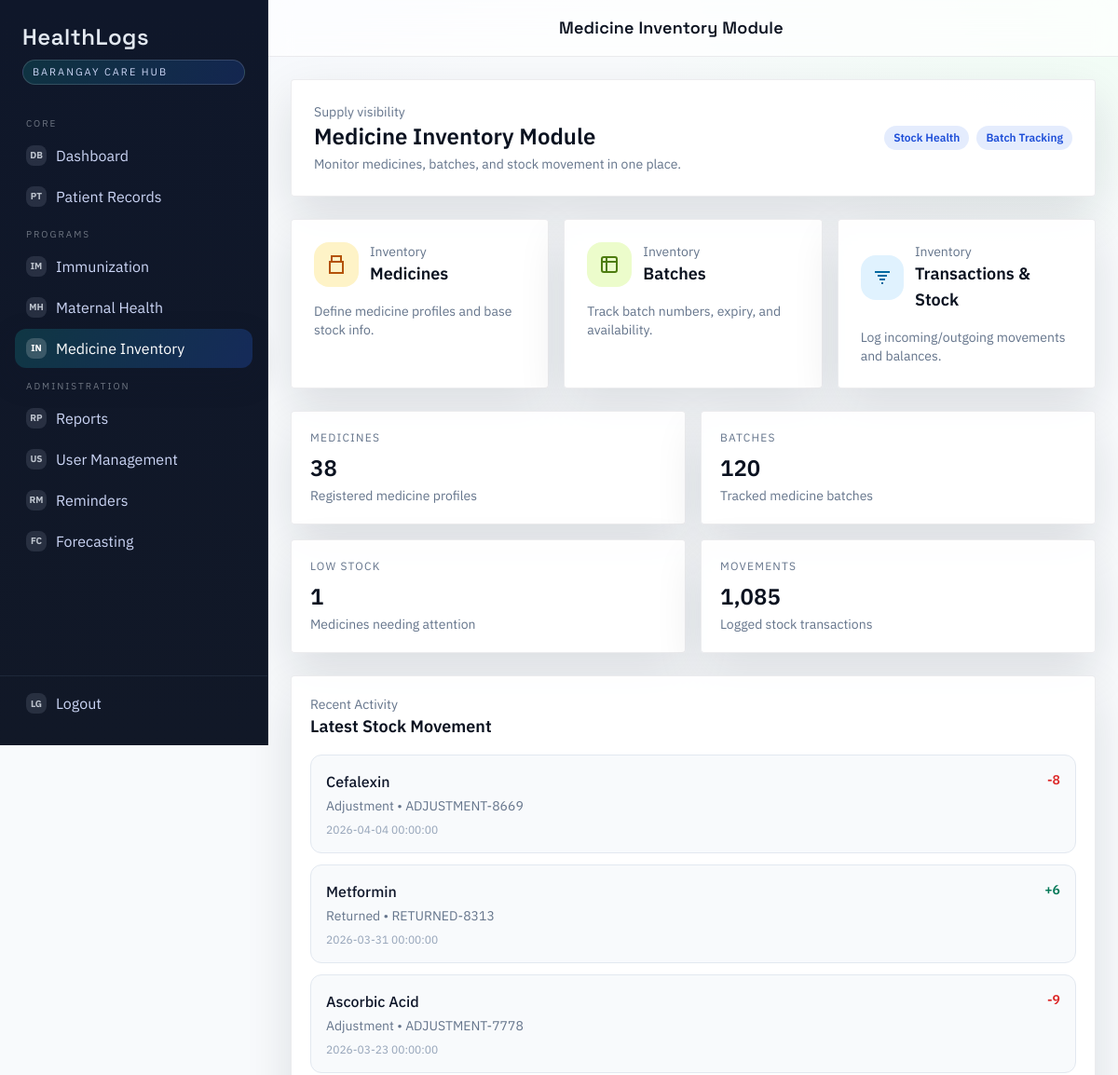
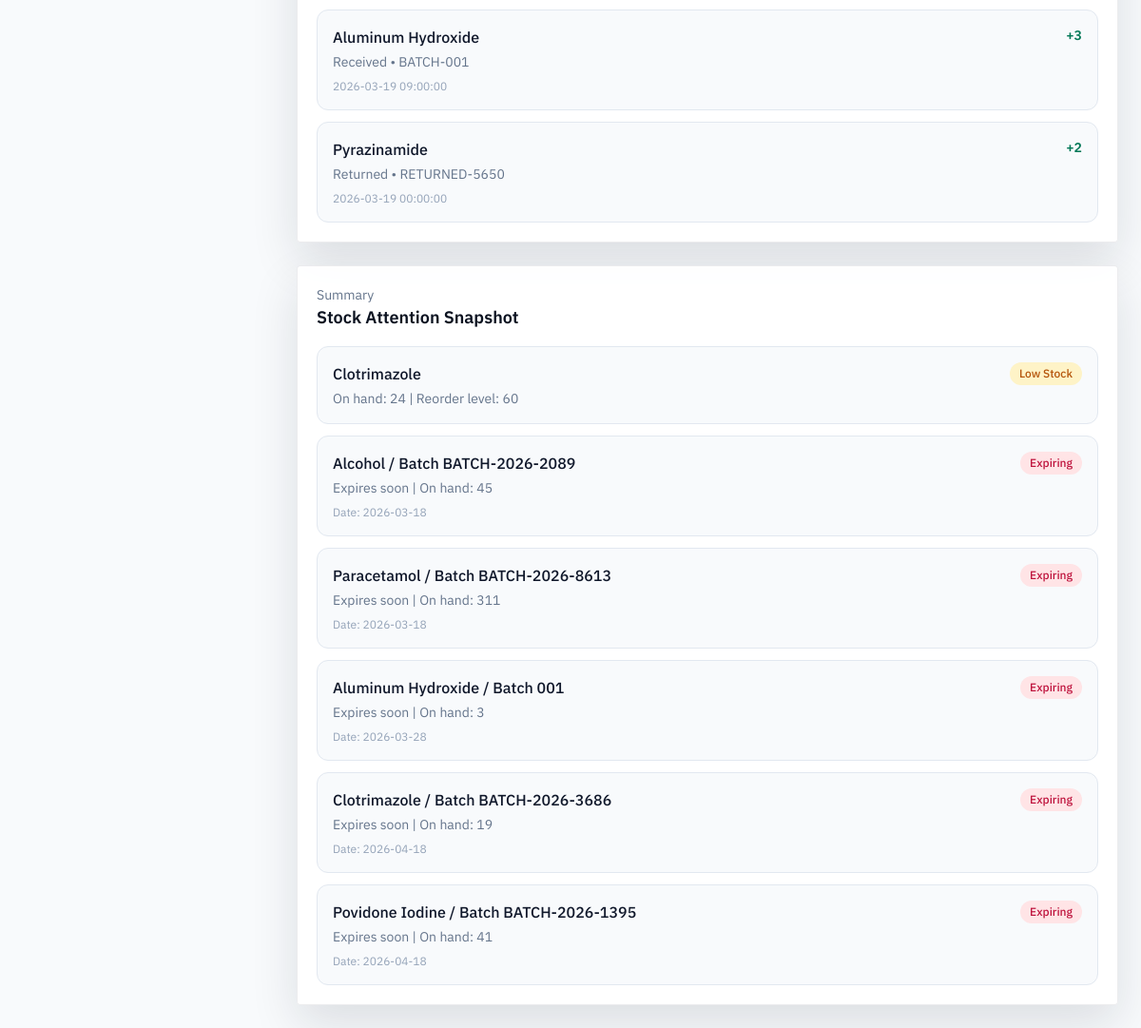
/public/inventory.php (signed in), run on the app's committed database (2 pictures, top to bottom).
### tables this page shows
CREATE TABLE `medicine_transactions` (
  `id` bigint(20) UNSIGNED NOT NULL,
  `medicine_id` bigint(20) UNSIGNED NOT NULL,
  `batch_id` bigint(20) UNSIGNED DEFAULT NULL,
  `transaction_datetime` datetime NOT NULL,
  `transaction_type` enum('received','dispensed','adjustment','expired','returned') NOT NULL,
  `quantity` int(11) NOT NULL,
  `reference` varchar(120) DEFAULT NULL,
  `notes` text DEFAULT NULL,
  `recorded_by` int(10) UNSIGNED DEFAULT NULL,
  `created_at` datetime NOT NULL DEFAULT current_timestamp()
);

CREATE TABLE `medicines` (
  `id` bigint(20) UNSIGNED NOT NULL,
  `name` varchar(160) NOT NULL,
  `generic_name` varchar(160) DEFAULT NULL,
  `formulation` varchar(80) DEFAULT NULL,
  `strength` varchar(60) DEFAULT NULL,
  `unit` varchar(30) NOT NULL,
  `reorder_level` int(10) UNSIGNED DEFAULT 100,
  `created_at` datetime NOT NULL DEFAULT current_timestamp()
);

### public/partials/bootstrap.php (called while the page is built, shortened)
<?php
if (!function_exists('h')) {
    function h($value): string {
        return htmlspecialchars((string)$value, ENT_QUOTES, 'UTF-8');
    }
}

### public/inventory.php (the view, shortened to what this page needs)
<?php
require __DIR__ . '/partials/header.php';
$inventorySummary = [
    'medicines' => 0,
    'batches' => 0,
    'low_stock' => 0,
    'movements' => 0,
];
$recentTransactions = [];
$stockAlerts = [];
try {
    $inventorySummary['medicines'] = (int)$pdo->query("SELECT COUNT(*) FROM medicines")->fetchColumn();
    $inventorySummary['batches'] = (int)$pdo->query("SELECT COUNT(*) FROM medicine_batches")->fetchColumn();
    $inventorySummary['movements'] = (int)$pdo->query("SELECT COUNT(*) FROM medicine_transactions")->fetchColumn();
    $inventorySummary['low_stock'] = (int)$pdo->query("
        SELECT COUNT(*) FROM (
            SELECT m.id
            FROM medicines m
            LEFT JOIN medicine_transactions t ON t.medicine_id = m.id
            GROUP BY m.id, m.reorder_level
            HAVING COALESCE(SUM(t.quantity), 0) <= COALESCE(m.reorder_level, 0)
        ) low_stock_medicines
    ")->fetchColumn();
    $recentTransactions = $pdo->query("
        SELECT t.transaction_datetime, t.transaction_type, t.quantity, t.reference, m.name AS medicine_name
        FROM medicine_transactions t
        JOIN medicines m ON m.id = t.medicine_id
        ORDER BY t.transaction_datetime DESC
        LIMIT 5
    ")->fetchAll();
    $stockAlerts = $pdo->query("
        SELECT * FROM (
            SELECT
                'low_stock' AS alert_type,
                m.name AS title,
                CONCAT('On hand: ', COALESCE(SUM(t.quantity), 0), ' | Reorder level: ', COALESCE(m.reorder_level, 0)) AS details,
                NULL AS alert_date,
                COALESCE(SUM(t.quantity), 0) AS sort_value
            FROM medicines m
            LEFT JOIN medicine_transactions t ON t.medicine_id = m.id
            GROUP BY m.id, m.name, m.reorder_level
            HAVING COALESCE(SUM(t.quantity), 0) <= COALESCE(m.reorder_level, 0)
            UNION ALL
            SELECT
                'expiring' AS alert_type,
                CONCAT(m.name, ' / Batch ', b.batch_no) AS title,
                CONCAT('Expires soon | On hand: ', COALESCE(SUM(t.quantity), 0)) AS details,
                b.expiry_date AS alert_date,
                COALESCE(SUM(t.quantity), 0) AS sort_value
            FROM medicine_batches b
            JOIN medicines m ON m.id = b.medicine_id
            LEFT JOIN medicine_transactions t ON t.batch_id = b.id
            WHERE b.expiry_date <= DATE_ADD(CURDATE(), INTERVAL 30 DAY)
            GROUP BY b.id, m.name, b.batch_no, b.expiry_date
            HAVING COALESCE(SUM(t.quantity), 0) > 0
        ) alerts
        ORDER BY
            CASE WHEN alert_type = 'low_stock' THEN 0 ELSE 1 END,
            COALESCE(alert_date, '9999-12-31') ASC,
            sort_value ASC
        LIMIT 6
    ")->fetchAll();
} catch (Throwable $e) {
}
?>
<div class="bg-white p-6 rounded shadow">
  <div class="flex flex-col gap-3 md:flex-row md:items-center md:justify-between">
    <div>
      <div class="text-sm text-slate-500">Supply visibility</div>
      <div class="text-2xl font-semibold">Medicine Inventory Module</div>
      <p class="text-sm text-slate-500 mt-1">Monitor medicines, batches, and stock movement in one place.</p>
    </div>
    <div class="flex items-center gap-2">
      <span class="app-chip">Stock Health</span>
      <span class="app-chip">Batch Tracking</span>
    </div>
  </div>
</div>
<div class="grid grid-cols-1 md:grid-cols-3 gap-4 mt-6">
  <a class="bg-white p-6 rounded shadow block hover:-translate-y-0.5 transition" href="/HealthLogs/public/inventory/medicines/index.php">
    <div class="flex items-center gap-3">
      <span class="h-12 w-12 rounded-2xl bg-amber-100 text-amber-700 flex items-center justify-center">
        <svg class="w-6 h-6" viewBox="0 0 24 24" fill="none" stroke="currentColor" stroke-width="2">
          <path d="M7 3h10v6H7z"></path>
          <path d="M5 9h14v12H5z"></path>
        </svg>
      </span>
      <div>
        <div class="text-sm text-slate-500">Inventory</div>
        <div class="text-lg font-semibold">Medicines</div>
      </div>
    </div>
    <p class="text-sm text-slate-500 mt-4">Define medicine profiles and base stock info.</p>
  </a>
  <a class="bg-white p-6 rounded shadow block hover:-translate-y-0.5 transition" href="/HealthLogs/public/inventory/batches/index.php">
    <div class="flex items-center gap-3">
      <span class="h-12 w-12 rounded-2xl bg-lime-100 text-lime-700 flex items-center justify-center">
        <svg class="w-6 h-6" viewBox="0 0 24 24" fill="none" stroke="currentColor" stroke-width="2">
          <rect x="4" y="4" width="16" height="16" rx="2"></rect>
          <path d="M4 9h16"></path>
          <path d="M9 4v16"></path>
        </svg>
      </span>
      <div>
        <div class="text-sm text-slate-500">Inventory</div>
        <div class="text-lg font-semibold">Batches</div>
      </div>
    </div>
    <p class="text-sm text-slate-500 mt-4">Track batch numbers, expiry, and availability.</p>
  </a>
  <a class="bg-white p-6 rounded shadow block hover:-translate-y-0.5 transition" href="/HealthLogs/public/inventory/transactions/index.php">
    <div class="flex items-center gap-3">
      <span class="h-12 w-12 rounded-2xl bg-sky-100 text-sky-700 flex items-center justify-center">
        <svg class="w-6 h-6" viewBox="0 0 24 24" fill="none" stroke="currentColor" stroke-width="2">
          <path d="M4 6h16"></path>
          <path d="M7 10h10"></path>
          <path d="M9 14h6"></path>
          <path d="M11 18h2"></path>
        </svg>
      </span>
      <div>
        <div class="text-sm text-slate-500">Inventory</div>
        <div class="text-lg font-semibold">Transactions & Stock</div>
      </div>
    </div>
    <p class="text-sm text-slate-500 mt-4">Log incoming/outgoing movements and balances.</p>
  </a>
</div>
<div class="grid grid-cols-1 md:grid-cols-2 xl:grid-cols-4 gap-4 mt-6">
  <div class="bg-white p-5 rounded shadow">
    <div class="text-xs uppercase tracking-widest text-slate-500">Medicines</div>
    <div class="text-2xl font-semibold mt-2"><?= h(number_format($inventorySummary['medicines'])) ?></div>
    <div class="text-sm text-slate-500 mt-1">Registered medicine profiles</div>
  </div>
  <div class="bg-white p-5 rounded shadow">
    <div class="text-xs uppercase tracking-widest text-slate-500">Batches</div>
    <div class="text-2xl font-semibold mt-2"><?= h(number_format($inventorySummary['batches'])) ?></div>
    <div class="text-sm text-slate-500 mt-1">Tracked medicine batches</div>
  </div>
  <div class="bg-white p-5 rounded shadow">
    <div class="text-xs uppercase tracking-widest text-slate-500">Low Stock</div>
    <div class="text-2xl font-semibold mt-2"><?= h(number_format($inventorySummary['low_stock'])) ?></div>
    <div class="text-sm text-slate-500 mt-1">Medicines needing attention</div>
  </div>
  <div class="bg-white p-5 rounded shadow">
    <div class="text-xs uppercase tracking-widest text-slate-500">Movements</div>
    <div class="text-2xl font-semibold mt-2"><?= h(number_format($inventorySummary['movements'])) ?></div>
    <div class="text-sm text-slate-500 mt-1">Logged stock transactions</div>
  </div>
</div>
<div class="grid grid-cols-1 xl:grid-cols-2 gap-6 mt-6">
  <div class="bg-white p-5 rounded shadow">
    <div class="text-sm text-slate-500">Recent Activity</div>
    <div class="text-lg font-semibold">Latest Stock Movement</div>
    <div class="mt-4 space-y-3">
      <?php if (empty($recentTransactions)): ?>
        <div class="text-sm text-slate-500">No recent inventory transactions.</div>
      <?php else: ?>
        <?php foreach ($recentTransactions as $transaction): ?>
          <?php $qty = (int)$transaction['quantity']; ?>
          <div class="rounded-xl border border-slate-200 bg-slate-50 p-4">
            <div class="flex items-start justify-between gap-3">
              <div>
                <div class="font-medium text-slate-900"><?= h($transaction['medicine_name']) ?></div>
                <div class="text-sm text-slate-500 mt-1"><?= h(ucfirst($transaction['transaction_type'])) ?><?= $transaction['reference'] ? ' • ' . h($transaction['reference']) : '' ?></div>
              </div>
              <div class="text-sm font-semibold <?= $qty < 0 ? 'text-red-600' : 'text-emerald-700' ?>">
                <?= h(($qty < 0 ? '-' : '+') . abs($qty)) ?>
              </div>
            </div>
            <div class="text-xs text-slate-400 mt-2"><?= h($transaction['transaction_datetime']) ?></div>
          </div>
        <?php endforeach; ?>
      <?php endif; ?>
    </div>
  </div>
  <div class="bg-white p-5 rounded shadow">
    <div class="text-sm text-slate-500">Summary</div>
    <div class="text-lg font-semibold">Stock Attention Snapshot</div>
    <div class="mt-4 space-y-3">
      <?php if (empty($stockAlerts)): ?>
        <div class="text-sm text-slate-500">No low-stock or expiring batch alerts right now.</div>
      <?php else: ?>
        <?php foreach ($stockAlerts as $alert): ?>
          <div class="rounded-xl border border-slate-200 bg-slate-50 p-4">
            <div class="flex items-start justify-between gap-3">
              <div>
                <div class="font-medium text-slate-900"><?= h($alert['title']) ?></div>
                <div class="text-sm text-slate-500 mt-1"><?= h($alert['details']) ?></div>
              </div>
              <span class="inline-flex items-center rounded-full px-2.5 py-1 text-xs font-medium <?= $alert['alert_type'] === 'low_stock' ? 'bg-amber-100 text-amber-700' : 'bg-rose-100 text-rose-700' ?>">
                <?= h($alert['alert_type'] === 'low_stock' ? 'Low Stock' : 'Expiring') ?>
              </span>
            </div>
            <?php if (!empty($alert['alert_date'])): ?>
              <div class="text-xs text-slate-400 mt-2">Date: <?= h($alert['alert_date']) ?></div>
            <?php endif; ?>
          </div>
        <?php endforeach; ?>
      <?php endif; ?>
    </div>
  </div>
</div>
<?php require __DIR__ . '/partials/footer.php'; ?>

### public/partials/header.php (style rules this page uses)
:root { --bg-1: #eef2ff; --bg-2: #f0fdf4; --ink: #0b1220; --muted: #5b6b82; --accent: #0ea5a4; --accent-2: #2563eb; --card: rgba(255, 255, 255, 0.92); --line: rgba(15, 23, 42, 0.08); --shadow: 0 20px 50px rgba(15, 23, 42, 0.12); }
html, body { height: 100%; padding: 0; margin: 0; }
body.app-body { font-family: 'IBM Plex Sans', ui-sans-serif, system-ui, sans-serif; color: var(--ink); background: radial-gradient(1200px 600px at 10% -10%, var(--bg-1), transparent 60%), radial-gradient(1000px 500px at 100% 0%, var(--bg-2), transparent 55%), #f8fafc; margin: 0; }
.app-content .bg-white { background: var(--card); border: 1px solid var(--line); box-shadow: var(--shadow); }
.app-chip { display: inline-flex; align-items: center; gap: 6px; background: rgba(37, 99, 235, 0.12); color: #1d4ed8; padding: 4px 10px; border-radius: 999px; font-size: 12px; font-weight: 600; }

### data on the page
medicine_transactions: medicine.name "Cefalexin", transaction_type "Adjustment", reference "ADJUSTMENT-8669", quantity "-8", transaction_datetime "2026-04-04 00:00:00"
medicine_transactions: medicine.name "Metformin", transaction_type "Returned", reference "RETURNED-8313", quantity "+6", transaction_datetime "2026-03-31 00:00:00"
medicine_transactions: medicine.name "Ascorbic Acid", transaction_type "Adjustment", reference "ADJUSTMENT-7778", quantity "-9", transaction_datetime "2026-03-23 00:00:00"
medicine_transactions: medicine.name "Aluminum Hydroxide", transaction_type "Received", reference "BATCH-001", quantity "+3", transaction_datetime "2026-03-19 09:00:00"
medicine_transactions: medicine.name "Pyrazinamide", transaction_type "Returned", reference "RETURNED-5650", quantity "+2", transaction_datetime "2026-03-19 00:00:00"

### other printed values
$pageTitle "Medicine Inventory Module"
$inventorySummary['medicines'] "38"
$inventorySummary['batches'] "120"
$inventorySummary['low_stock'] "1"
$inventorySummary['movements'] "1,085"
$alert['title'] "Clotrimazole"
$alert['details'] "On hand: 24 | Reorder level: 60"
$alert['alert_type'] === 'low_stock' ? 'Low Stock' : 'Expiring' "Low Stock"
$alert['title'] "Alcohol / Batch BATCH-2026-2089"
$alert['details'] "Expires soon | On hand: 45"
$alert['alert_type'] === 'low_stock' ? 'Low Stock' : 'Expiring' "Expiring"
$alert['alert_date'] "2026-03-18"
$alert['title'] "Paracetamol / Batch BATCH-2026-8613"
$alert['details'] "Expires soon | On hand: 311"
$alert['title'] "Aluminum Hydroxide / Batch 001"
